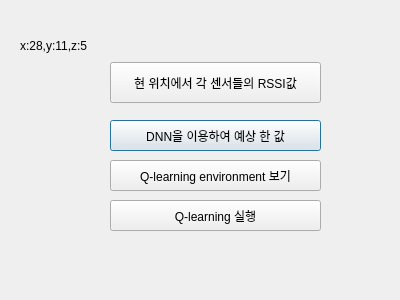
<?xml version="1.0" encoding="UTF-8"?>
<ui version="4.0">
 <class>Dialog</class>
 <widget class="QDialog" name="Dialog">
  <property name="geometry">
   <rect>
    <x>0</x>
    <y>0</y>
    <width>400</width>
    <height>300</height>
   </rect>
  </property>
  <property name="windowTitle">
   <string>Dialog</string>
  </property>
  <widget class="QPushButton" name="btn2">
   <property name="geometry">
    <rect>
     <x>110</x>
     <y>120</y>
     <width>211</width>
     <height>31</height>
    </rect>
   </property>
   <property name="text">
    <string>DNN을 이용하여 예상 한 값</string>
   </property>
  </widget>
  <widget class="QPushButton" name="btn1">
   <property name="geometry">
    <rect>
     <x>110</x>
     <y>62</y>
     <width>211</width>
     <height>41</height>
    </rect>
   </property>
   <property name="text">
    <string>현 위치에서 각 센서들의 RSSI값</string>
   </property>
  </widget>
  <widget class="QLabel" name="label">
   <property name="geometry">
    <rect>
     <x>20</x>
     <y>35</y>
     <width>81</width>
     <height>21</height>
    </rect>
   </property>
   <property name="text">
    <string>x:28,y:11,z:5</string>
   </property>
  </widget>
  <widget class="QPushButton" name="btn4">
   <property name="geometry">
    <rect>
     <x>110</x>
     <y>200</y>
     <width>211</width>
     <height>31</height>
    </rect>
   </property>
   <property name="text">
    <string>Q-learning 실행</string>
   </property>
  </widget>
  <widget class="QPushButton" name="btn3">
   <property name="geometry">
    <rect>
     <x>110</x>
     <y>160</y>
     <width>211</width>
     <height>31</height>
    </rect>
   </property>
   <property name="text">
    <string>Q-learning environment 보기</string>
   </property>
  </widget>
 </widget>
 <resources/>
 <connections/>
</ui>
